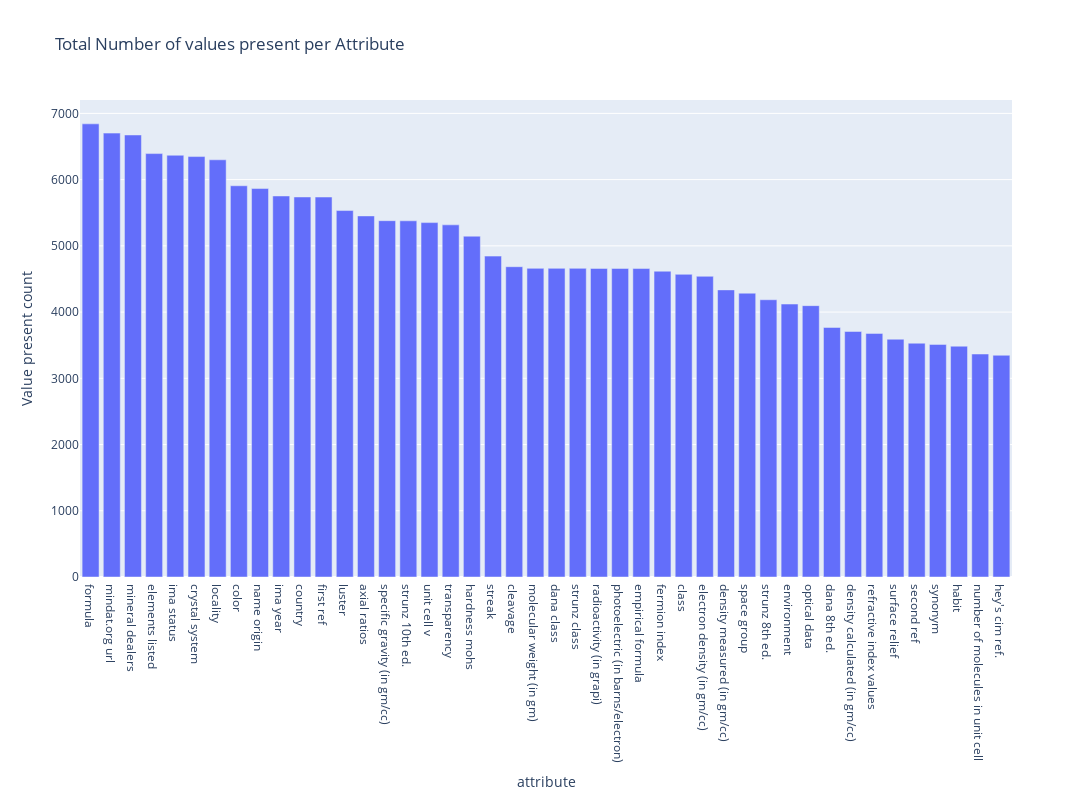
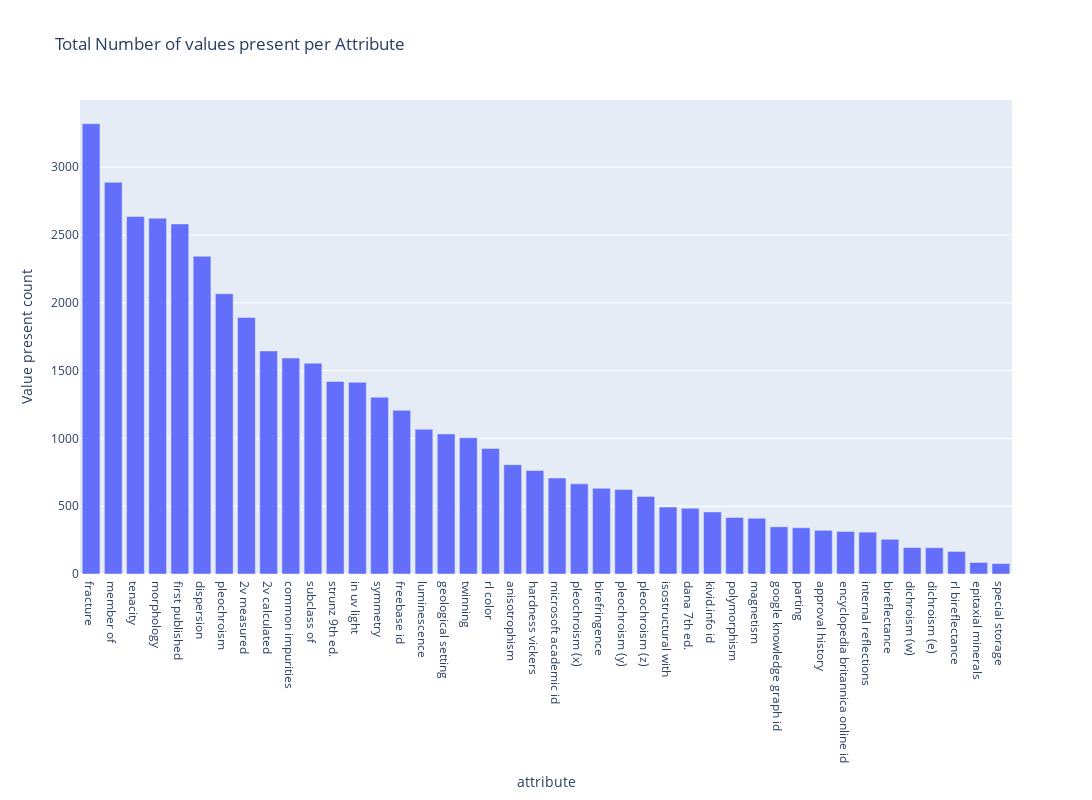

Source (notebook cell) for these figures, in order:
### Code cell
fig = px.bar(full_df.iloc[:44], x='attribute', y='Value present count', width=2000, height=800, title="Total Number of values present per Attribute")
fig.show()
write_image(fig, "./Images/full_per_attribute_1.svg", format='svg')
fig = px.bar(full_df.iloc[44:], x='attribute', y='Value present count', width=2000, height=800, title="Total Number of values present per Attribute")
fig.show()
write_image(fig, "./Images/full_per_attribute_2.svg", format='svg')

### Figure 1 — Plotly figure (JSON) as saved in the notebook; plotly's stock layout.template omitted (floating-point values rounded to 4 significant figures)
{"data": [{"alignmentgroup": "True", "hovertemplate": "attribute=%{x}<br>Value present count=%{y}<extra></extra>", "legendgroup": "", "marker": {"color": "#636efa", "pattern": {"shape": ""}}, "name": "", "offsetgroup": "", "orientation": "v", "showlegend": false, "textposition": "auto", "type": "bar", "x": ["formula", "mindat.org url", "mineral dealers", "elements listed", "ima status", "crystal system", "locality", "color", "name origin", "ima year", "country", "first ref", "luster", "axial ratios", "specific gravity (in gm/cc)", "strunz 10th ed.", "unit cell v", "transparency", "hardness mohs", "streak", "cleavage", "molecular weight (in gm)", "dana class", "strunz class", "radioactivity (in grapi)", "photoelectric (in barns/electron)", "empirical formula", "fermion index", "class", "electron density (in gm/cc)", "density measured (in gm/cc)", "space group", "strunz 8th ed.", "environment", "optical data", "dana 8th ed.", "density calculated (in gm/cc)", "refractive index values", "surface relief", "second ref", "synonym", "habit", "number of molecules in unit cell", "hey's cim ref."], "xaxis": "x", "y": [6842, 6702, 6674, 6393, 6368, 6348, 6299, 5907, 5865, 5753, 5738, 5737, 5533, 5452, 5380, 5378, 5351, 5317, 5146, 4845, 4685, 4660, 4660, 4660, 4659, 4659, 4657, 4617, 4570, 4540, 4335, 4285, 4186, 4121, 4097, 3768, 3707, 3678, 3590, 3530, 3512, 3485, 3367, 3348], "yaxis": "y"}], "layout": {"barmode": "relative", "height": 800, "legend": {"tracegroupgap": 0}, "title": {"text": "Total Number of values present per Attribute"}, "width": 2000, "xaxis": {"anchor": "y", "autorange": true, "domain": [0, 1], "range": [-0.5, 43.5], "title": {"text": "attribute"}, "type": "category"}, "yaxis": {"anchor": "x", "autorange": true, "domain": [0, 1], "range": [0, 7202.0], "title": {"text": "Value present count"}, "type": "linear"}}}

### Figure 2 — Plotly figure (JSON) as saved in the notebook; plotly's stock layout.template omitted (floating-point values rounded to 4 significant figures)
{"data": [{"alignmentgroup": "True", "hovertemplate": "attribute=%{x}<br>Value present count=%{y}<extra></extra>", "legendgroup": "", "marker": {"color": "#636efa", "pattern": {"shape": ""}}, "name": "", "offsetgroup": "", "orientation": "v", "showlegend": false, "textposition": "auto", "type": "bar", "x": ["fracture", "member of", "tenacity", "morphology", "first published", "dispersion", "pleochroism", "2v measured", "2v calculated", "common impurities", "subclass of", "strunz 9th ed.", "in uv light", "symmetry", "freebase id", "luminescence", "geological setting", "twinning", "rl color", "anisotrophism", "hardness vickers", "microsoft academic id", "pleochroism (x)", "birefringence", "pleochroism (y)", "pleochroism (z)", "isostructural with", "dana 7th ed.", "kivid.info id", "polymorphism", "magnetism", "google knowledge graph id", "parting", "approval history", "encyclopedia britannica online id", "internal reflections", "bireflectance", "dichroism (w)", "dichroism (e)", "rl bireflectance", "epitaxial minerals", "special storage"], "xaxis": "x", "y": [3321, 2889, 2636, 2624, 2582, 2343, 2066, 1892, 1645, 1593, 1555, 1420, 1414, 1304, 1207, 1068, 1033, 1005, 926, 806, 763, 708, 665, 632, 623, 572, 494, 485, 458, 417, 411, 348, 341, 322, 314, 309, 256, 195, 194, 166, 85, 77], "yaxis": "y"}], "layout": {"barmode": "relative", "height": 800, "legend": {"tracegroupgap": 0}, "title": {"text": "Total Number of values present per Attribute"}, "width": 2000, "xaxis": {"anchor": "y", "autorange": true, "domain": [0, 1], "range": [-0.5, 41.5], "title": {"text": "attribute"}, "type": "category"}, "yaxis": {"anchor": "x", "autorange": true, "domain": [0, 1], "range": [0, 3496.0], "title": {"text": "Value present count"}, "type": "linear"}}}
